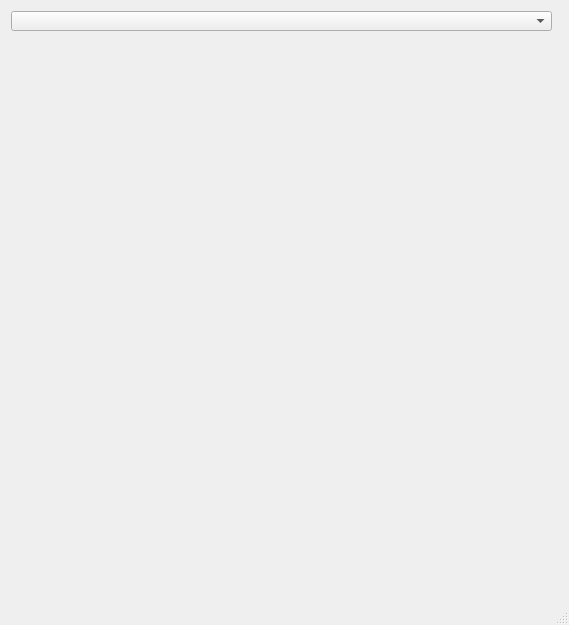
<?xml version="1.0" encoding="UTF-8"?>
<ui version="4.0">
 <class>MainWindow</class>
 <widget class="QMainWindow" name="MainWindow">
  <property name="geometry">
   <rect>
    <x>0</x>
    <y>0</y>
    <width>569</width>
    <height>625</height>
   </rect>
  </property>
  <property name="minimumSize">
   <size>
    <width>569</width>
    <height>625</height>
   </size>
  </property>
  <property name="maximumSize">
   <size>
    <width>569</width>
    <height>625</height>
   </size>
  </property>
  <property name="windowTitle">
   <string>Weather Info</string>
  </property>
  <property name="windowIcon">
   <iconset>
    <normaloff>icon.png</normaloff>icon.png</iconset>
  </property>
  <widget class="QWidget" name="centralwidget">
   <widget class="QLabel" name="label_2">
    <property name="geometry">
     <rect>
      <x>1</x>
      <y>1</y>
      <width>571</width>
      <height>611</height>
     </rect>
    </property>
    <property name="text">
     <string/>
    </property>
    <property name="textFormat">
     <enum>Qt::PlainText</enum>
    </property>
    <property name="pixmap">
     <pixmap>background1.png</pixmap>
    </property>
    <property name="scaledContents">
     <bool>true</bool>
    </property>
   </widget>
   <widget class="QLabel" name="label">
    <property name="geometry">
     <rect>
      <x>390</x>
      <y>40</y>
      <width>151</width>
      <height>191</height>
     </rect>
    </property>
    <property name="text">
     <string/>
    </property>
    <property name="alignment">
     <set>Qt::AlignRight|Qt::AlignTrailing|Qt::AlignVCenter</set>
    </property>
   </widget>
   <widget class="QComboBox" name="comboBox">
    <property name="geometry">
     <rect>
      <x>11</x>
      <y>11</y>
      <width>541</width>
      <height>20</height>
     </rect>
    </property>
   </widget>
  </widget>
  <widget class="QStatusBar" name="statusbar"/>
 </widget>
 <resources/>
 <connections/>
</ui>
